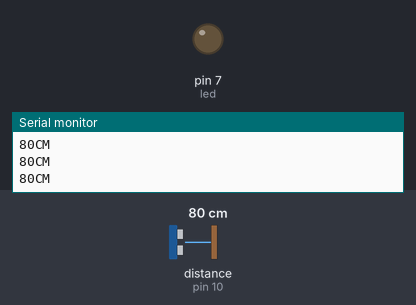
Simulated run of this sketch. Board: Arduino Uno, built with avr-gcc and run on an emulated ATmega328P. On the bench: output pins drawn as LEDs (lit = HIGH), the last lines printed to the serial monitor. Inputs (shaded band) come from the test bench; at power-on: distance to the obstacle (sensor on pin 10) 80 cm. The echo pulse lasts 58.3 µs per cm; pins used as bus, display or sensor lines are not drawn.

Above: at 1.2 s.
1.3 s: distance to the obstacle (sensor on pin 10) set to 13 cm
2.8 s: distance to the obstacle (sensor on pin 10) set to 10 cm
At 3.6 s:
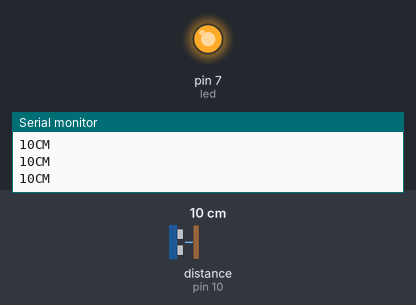
4.3 s: distance to the obstacle (sensor on pin 10) set to 18 cm
At 5.5 s:
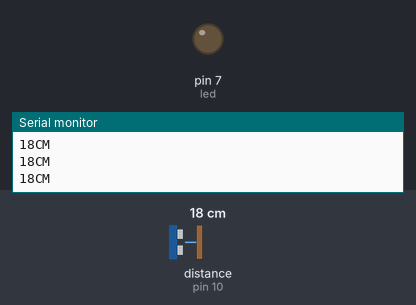
5.8 s: distance to the obstacle (sensor on pin 10) set to 2 cm
At 6.6 s:
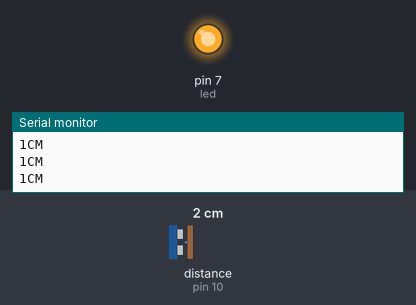
Timing chart, 0 to 8.3 s (numbered marks = the images above; inputs shaded):
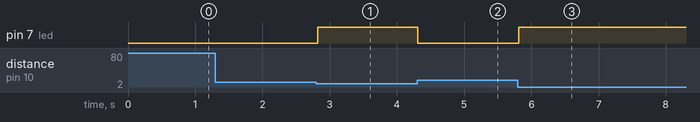

Measured:
- the behaviour switches between 12 and 11 cm on distance to the obstacle (sensor on pin 10) (found by bisection; images 0 and 1)
- after the input at 2.8 s, pin 7 (led): LOW → HIGH at once
- after the input at 4.3 s, pin 7 (led): HIGH → LOW at once
- after the input at 5.8 s, pin 7 (led): LOW → HIGH at once

The sketch:

Ultra_Sonic_Sensor.ino
```cpp
int trigPin = 9;
int echoPin = 10;
int led = 7;

void setup() {
  Serial.begin(9600);
  pinMode(trigPin,OUTPUT);
  pinMode(echoPin,INPUT);
  pinMode(led,OUTPUT);

}

void loop() {
  long duration, distance;
  digitalWrite(trigPin,1);
  delayMicroseconds(2000);

  digitalWrite(trigPin,0);
  duration = pulseIn(echoPin,1);
  distance = (duration/2)/29.1;
  Serial.print(distance);
  Serial.println("CM");
  delay(10);

  if ((distance <=10))
    {
      digitalWrite(led,1);
 }
    else if (distance > 10)
    {
      digitalWrite(led,0);
    }

}
```
